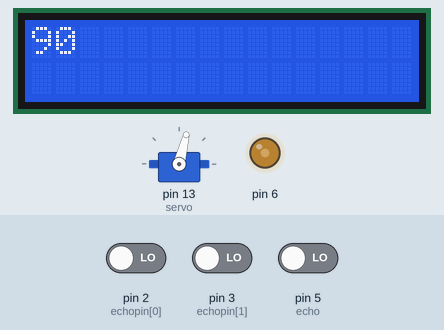
Simulated run of this sketch. Board: Arduino Uno, built with avr-gcc and run on an emulated ATmega328P. On the bench: servo, 16×2 character LCD, output pins drawn as LEDs (lit = HIGH). Inputs (shaded band) come from the test bench; at power-on: pin 2 (echopin[0]) LOW, pin 3 (echopin[1]) LOW, pin 5 (echo) LOW. Pins used as bus, display or sensor lines are not drawn.

Above: at 0.22 s.
At 7.2 s:
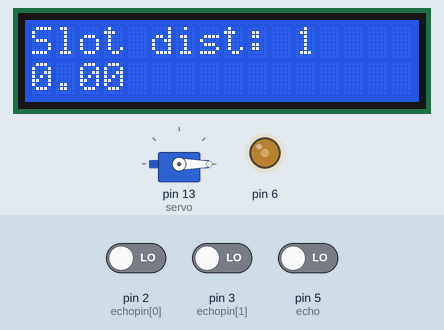
At 17.1 s:
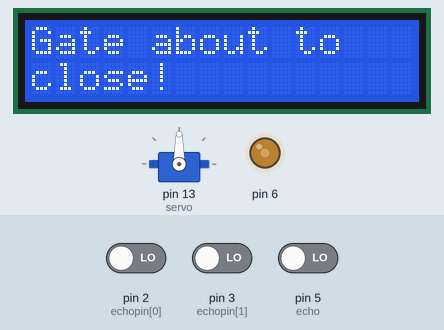
At 36.2 s:
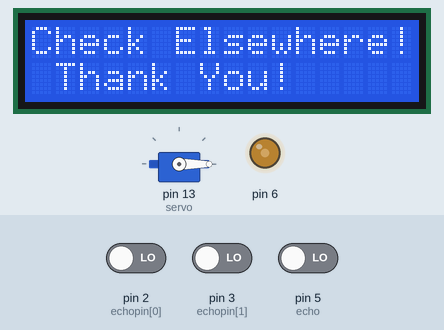
Timing chart, 0 to 37.7 s (numbered marks = the images above):
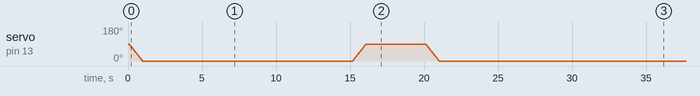

Measured:
- what the display in image 1 shows lasts 2.0 s, from 7.1 s to 9.1 s

The sketch:

new.ino
```cpp
#include<Servo.h>
#include<LiquidCrystal.h>

int Contrast = 100;
Servo servo;
LiquidCrystal lcd(7, 8, 9, 10, 11, 12);

int trigpin = 4;
int echopin[] = {2, 3};
int trig = 4;
int echo = 5;

//slot stores information about the parking slots
struct slot
{
  int index_no; //index number starts from 1
  float distance; //distance from gate to the parking slot
  int occu;  //0=unoccupied ; 1=occupied
}slot_array[2];

//car_deteciton detects if the object is a vehicle
bool car_detection()
{
  return true;
}

//calc_distance calculates distance with the help of ultrasonic sensors,
//and saves it to slot
void calc_distance(int a, int pos)
{
 float duration=pulseIn(a,HIGH);
 float distance_cm=duration*0.034/2;

 lcd.clear();
 lcd.print("Slot dist:");
 lcd.setCursor(11,0);
 lcd.print(pos+1);
 lcd.setCursor(0,1);
 lcd.print(distance_cm);
 delay(1000);

  if(distance_cm <= 10)
  {
    slot_array[pos].index_no=pos+1;
    slot_array[pos].occu = 1;
  }
  else
  {
    slot_array[pos].index_no=pos+1;
    slot_array[pos].occu = 0;
  }
}

//empty_slot_func helps calc_distance function by initializing ultrasonic sensor
void empty_slot_func()
{
  for(int i=0;i<2;i++)
  {
    digitalWrite(trigpin,LOW);
    delay(2);
    digitalWrite(trigpin,HIGH);
    delay (10);
    digitalWrite(trigpin,LOW);
    //digitalRead(echopin[i],INPUT);
    calc_distance(echopin[i],i);
  }

}

//shortest_dist_slot obtains the minimum possible distanced empty parking slot
int shortest_dist_slot()
{
  int i=0,index_min;
  int min_ = 100;

  for(i=0;i<2;i++)
  {
    if(slot_array[i].occu == 0)
    {
      if(slot_array[i].distance < min_)
      {
        min_ = slot_array[i].distance;
        index_min = i+1;
      }
    }
  }
  return index_min;
}

//parking_lot_status determines whether there is an empty parking slot or not
bool parking_lot_status()
{
  bool b = false;

  for(int i=0;i<2;i++)
  {
      //lcd.clear();
      //lcd.print(slot_array[i].occu);
      //delay(1000);
    if(slot_array[i].occu == 0)
    {
      b = true;

    }
  }

  return b;
  //return true;

}

//calculates distance of object from gate
int dist()
{
  int duration1,distance1;
  digitalWrite(trig,HIGH);
  delay(10);
  digitalWrite(trig,LOW);
  duration1 = pulseIn(echo,HIGH);
  distance1 = (duration1/2) / 29.1;
  lcd.clear();
  lcd.print("Distance1:");
  lcd.setCursor(0,1);
  lcd.print(distance1);
  delay(1000);
  return distance1;
  //return 0;
}

//opens and closes gate
void gate_control()
{
  if (dist()<10)
  {
    //open gate
    lcd.clear();
    lcd.print("Gate opening...");
    for (int i=0;i<=90;i++)
    {
      servo.write(i);
      delay(10);
    }
    delay(1000);
    lcd.clear();
    lcd.print("Gate about to");
    lcd.setCursor(0,1);
    lcd.print("close!");
    delay(1000);//car should get in within this interval
    //goto here;
  }
 // here:
  if(dist()>10)
  {
    //close gate
    lcd.clear();
    lcd.print("Gate closing...");
    lcd.clear();
    lcd.print(servo.read());
    if(servo.read() > 45)
    {
      for (int i=90;i>=0;i--)
      {
          servo.write(i);
          delay(10);
      }
    }

    delay(100);
  }


  //the gate_control uses ultrasonic sensor to detect an object (preferably a car) at the gate
}

//lcd_display shows the parking slot where the car is to be parked
void lcd_display(int min_index)
{
    lcd.clear();
    lcd.print("Parking slot");
    lcd.setCursor(0,1);
    lcd.print("Number");
    lcd.setCursor(8,1);
    lcd.print(min_index);
    delay(3000);
    lcd.clear();
}

void setup()
{
  // put your setup code here, to run once:
  pinMode(trigpin,OUTPUT);

  for(int i=0;i<2;i++)
  {
    pinMode(echopin[i],INPUT);
  }

//declare distance to the parking slots from the main gate, 1, 2 units respectively, which can be changed
  for(int i=0;i<2;i++)
  {
    slot_array[i].distance = i+1;
  }

  Serial.begin(9600);
  servo.attach(13);
  analogWrite(6,Contrast);
  lcd.begin(16,2);

}

void loop() {
  // put your main code here, to run repeatedly:
  bool if_car = car_detection(); //returns true always for now
  bool park_free = parking_lot_status();
  int min_dist_index;

  //close gate initially;

  if(servo.read() > 5)
  {
    //close gate
    lcd.clear();
    lcd.print("Gate closing...");
    lcd.clear();
    lcd.print(servo.read());
    if(servo.read() > 45)
    {
      for (int i=90;i>=0;i--)
      {
          servo.write(i);
          delay(10);
      }
    }

    delay(100);
  }
  if(if_car == true && park_free == true)
  {
    //LCD Displays parking space is available!!
    lcd.clear();
    lcd.print("Parking space");
    lcd.setCursor(1,1);
    lcd.print("available!");
    delay(3000);
    //lcd.clear();

    if(dist() < 10)
    {
      empty_slot_func();
      min_dist_index = shortest_dist_slot();

      lcd_display(min_dist_index);

      //servo motor,i.e. gate opens
      gate_control();

      //led_path() will guide the vehicle to its path
    }


  }

  else
  {
    //LCD Displays no parking space available
    lcd.setCursor(0,0);
    lcd.print("No Parking Space");
    lcd.setCursor(1,1);
    lcd.print("Available!");
    delay(3000);
    lcd.clear();
    lcd.setCursor(0,0);
    lcd.print("Check Elsewhere!");
    lcd.setCursor(1,1);
    lcd.print("Thank You!");
    delay(3000);
  }

}
```
